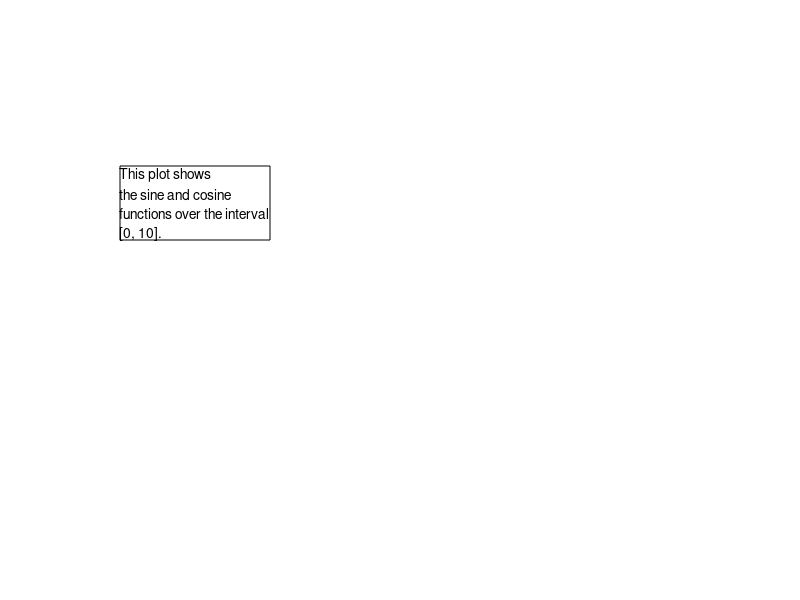

The MATLAB script that drew this image:

% Add an annotation box
dim = [0.15 0.6 0.3 0.2]; % [x y width height] in normalized units
str = {'This plot shows', 'the sine and cosine', 'functions over the interval', '[0, 10].'};
annotation('textbox', dim, 'String', str, 'FitBoxToText', 'on', ...
           'BackgroundColor', 'white', 'EdgeColor', 'black');